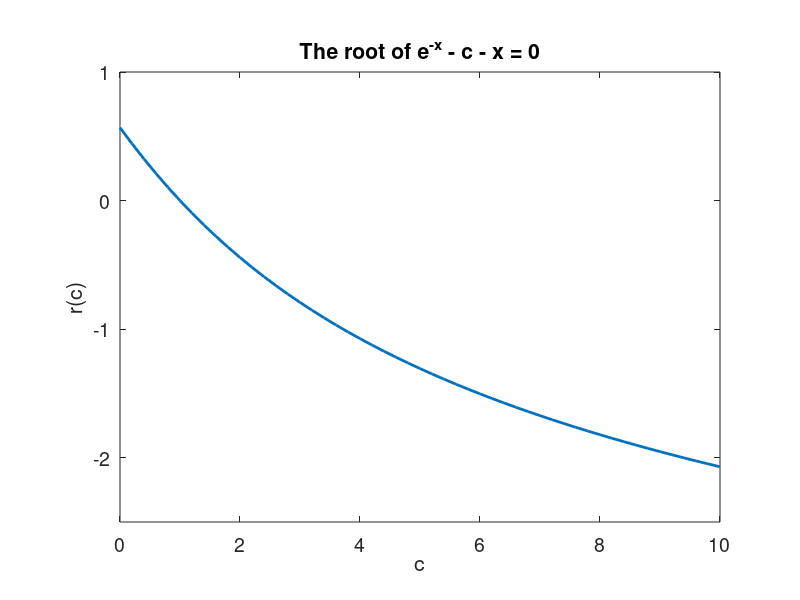

Source code (MATLAB):
%
% Consider the non-linear equation exp(-x) - c - x = 0.
% Here "c" is a parameter in the equation. The root of the equation varies
% with "c" and thus the root is a function of "c". 
% The code "calc_data.m" calculates the root for "c" in [0,10] and 
% stores the data in data1.mat. 
% This code loads in data1.mat and plots the root as a function of "c".
%
clear
clf
axes('position',[0.15,0.13,0.75,0.75])
%
load data1.mat
plot(c_v, r_v,'linewidth',2.0)
axis([0,10.0,-2.5,1.0])
set(gca,'xtick',[0:2:10])
set(gca,'ytick',[-2:1:1])
set(gca,'fontsize',14)
xlabel('c')
ylabel('r(c)')
title('The root of e^{-x} - c - x = 0')
%

